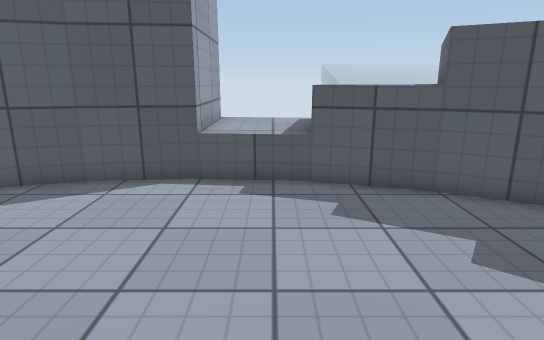
View 1 (above)

17 first-person views from a walk through a scene from a Unity 3-D project. The camera is 1.3 m above the floor, tilts 14° down and sees 75° across. The floor is counted in squares, 0.5 m on a side. Each view is taken from the middle of a square. On the plan, view 1 faces up. The plan holds only what a view shows up to about 20 squares ahead; the rest is blank. The place goes on beyond the plan. The player character is not drawn. Surface patterns are stand-ins for the level's own textures.

View 2
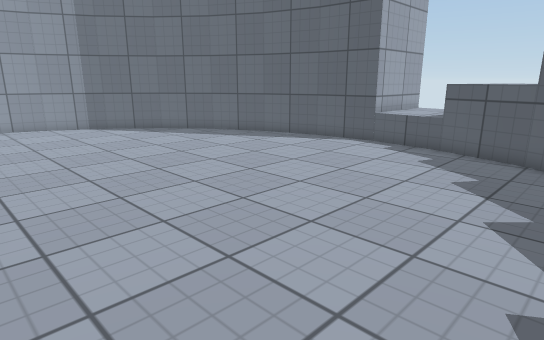

View 3
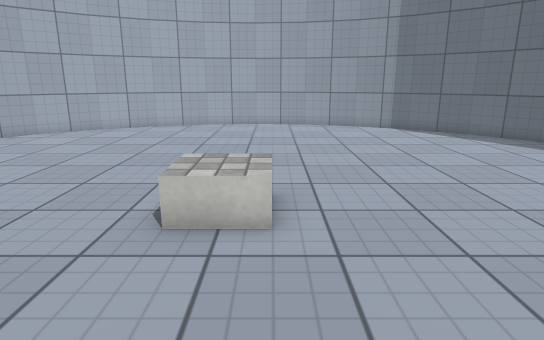

View 4
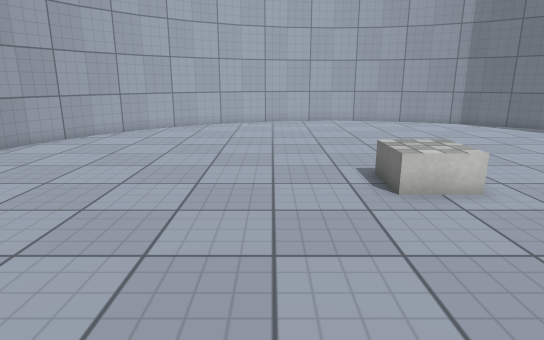

View 5
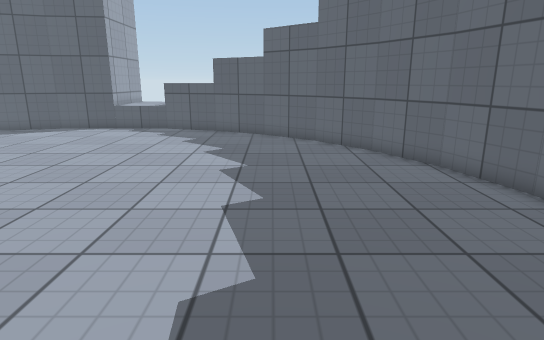

View 6
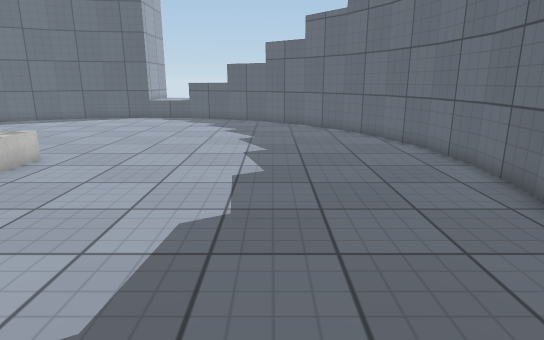

View 7
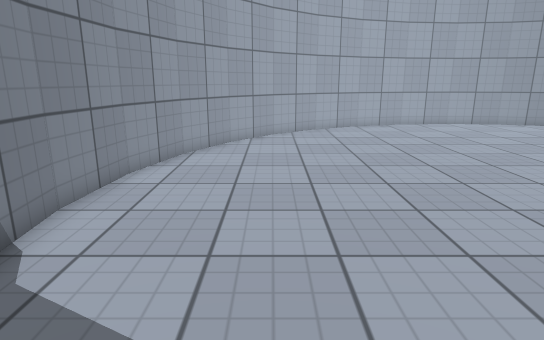

View 8
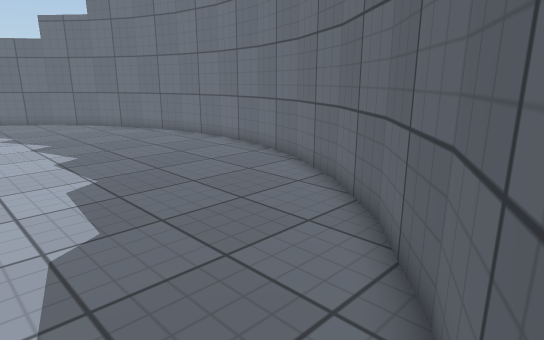

View 9
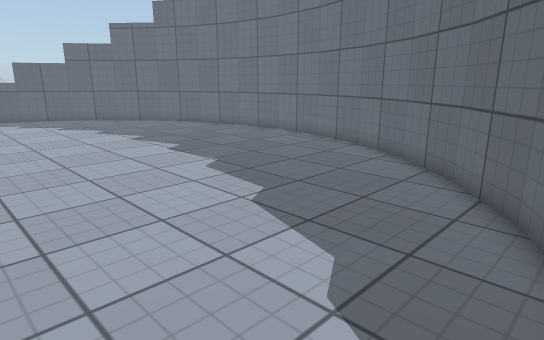

View 10
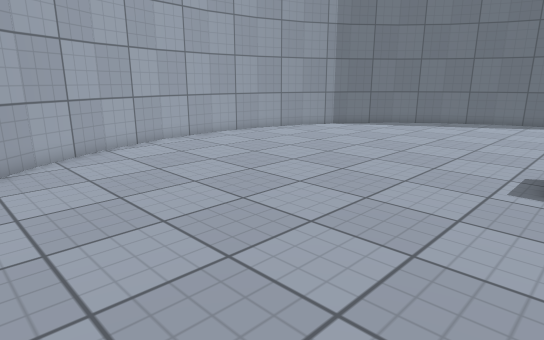

View 11
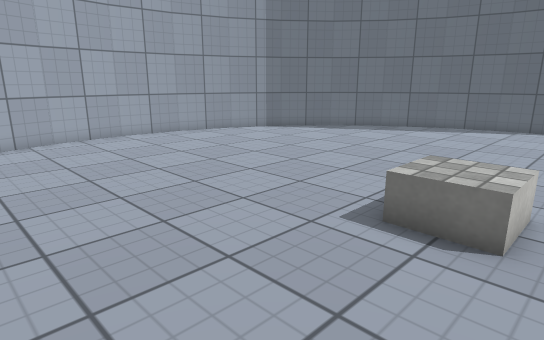

View 12
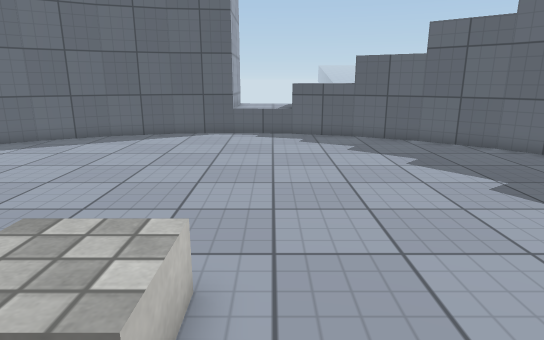

View 13
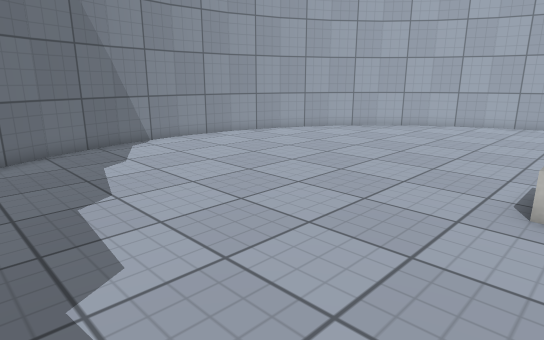

View 14
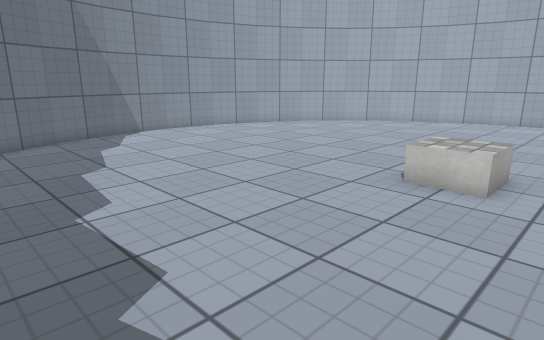

View 15
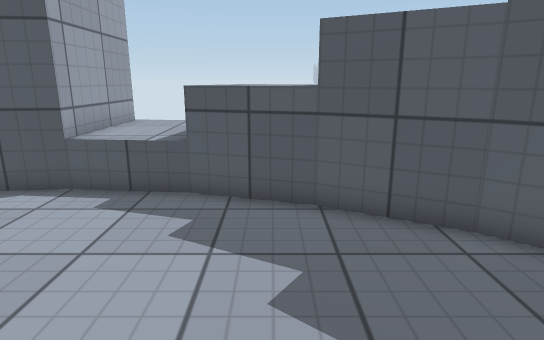

View 16
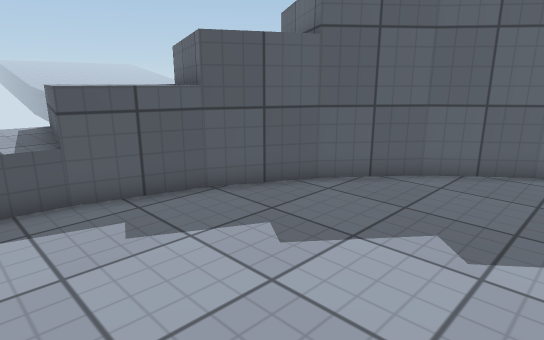

View 17
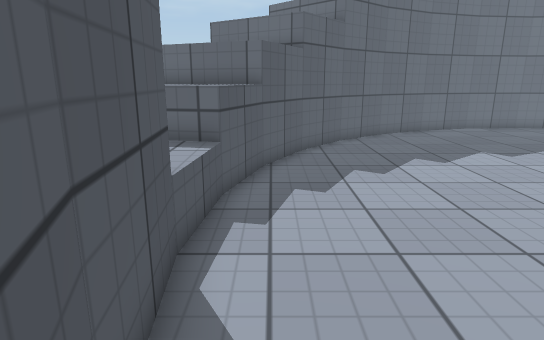

### Floor plan
Points are (right, up) in squares from view 1. A wall is a line through its corners. A room is listed if a view was taken in it or the views show most of it. See-through windows are left out.
Room 1 (views 1, 2, 3, 4, 5, 6, 7, 8, 9, 10, 11, 12, 13, 14, 15, 16, 17)
walls: (-13, -16.8) (-10.5, -18.9); (-16.3, -11.8) (-14.8, -14.7); (3.8, -20.3) (6.6, -18.9) (9, -16.9); (12.3, -0.2) (10.9, 2.6); (-14.9, -14.5) (-12.9, -16.9); (10.9, 2.5) (8.9, 5); (-16.3, -0.1) (-17.2, -3); (3.9, 8.3) (1, 9.2) (1.5, 11.6); (-14.8, 2.7) (-16.3, -0.2); (-10.7, -18.8) (-7.9, -20.3); (6.7, 6.8) (3.9, 8.3) (5.3, 11.6); (10.8, -14.7) (12.3, -11.9); (-12.9, 5) (-14.9, 2.6); (8.9, -17) (10.9, -14.6); (9, 4.9) (6.6, 6.9); (-5, 9.2) (-8, 8.3); (1, -21.2) (3.9, -20.3); (13.2, -3) (12.3, -0.1); (-17.5, -5.9) (-17.2, -9) (-16.3, -12); (-2.1, -21.5) (1.1, -21.2); (-10.6, 6.9) (-13, 4.9); (-8, -20.3) (-5, -21.2) (-1.9, -21.5); (12.3, -12) (13.2, -9); (-17.2, -2.9) (-17.5, -6.1); (13.2, -9.1) (13.5, -6) (13.2, -2.9); (-7.8, 8.4) (-10.7, 6.8); (-2, 11.5) (-2, 9.5) (-5.1, 9.2)
low walls: (1.1, 9.2) (-2, 9.5)

Where each view was taken, in squares from view 1:
view 1: 0 up, 0 right, facing up
view 2: 5 down, 6 right, facing up-left
view 3: 5 down, 5 right, facing left
view 4: 10 down, 7 right, facing left
view 5: 11 down, 7 right, facing up
view 6: 17 down, 7 right, facing up
view 7: 17 down, 5 right, facing left
view 8: 20 down, 3 right, facing up-right
view 9: 20 down, 1 left, facing up-right
view 10: 17 down, 2 left, facing up-left
view 11: 13 down, 0 right, facing up-left
view 12: 9 down, 0 right, facing up
view 13: 6 down, 7 right, facing down-left
view 14: 3 down, 8 right, facing down-left
view 15: 1 up, 3 right, facing up
view 16: 1 up, 1 left, facing up-right
view 17: 8 up, 7 left, facing right
